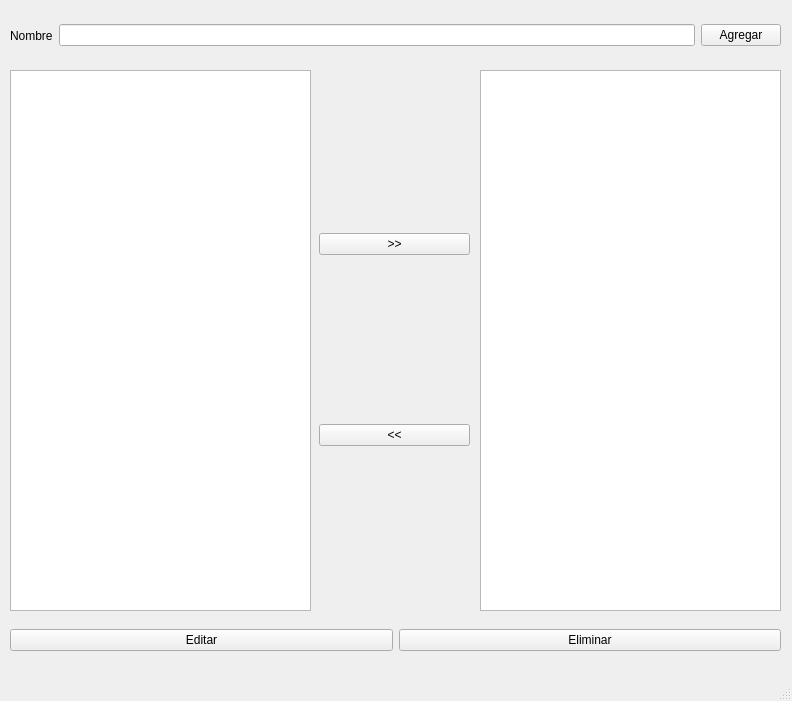
<?xml version="1.0" encoding="UTF-8"?>
<ui version="4.0">
 <class>MainWindow</class>
 <widget class="QMainWindow" name="MainWindow">
  <property name="geometry">
   <rect>
    <x>0</x>
    <y>0</y>
    <width>792</width>
    <height>701</height>
   </rect>
  </property>
  <property name="windowTitle">
   <string>MainWindow</string>
  </property>
  <widget class="QWidget" name="centralwidget">
   <widget class="QWidget" name="verticalLayoutWidget_2">
    <property name="geometry">
     <rect>
      <x>10</x>
      <y>70</y>
      <width>301</width>
      <height>541</height>
     </rect>
    </property>
    <layout class="QVBoxLayout" name="verticalLayout_2">
     <item>
      <widget class="QListWidget" name="list1"/>
     </item>
    </layout>
   </widget>
   <widget class="QWidget" name="verticalLayoutWidget_3">
    <property name="geometry">
     <rect>
      <x>480</x>
      <y>70</y>
      <width>301</width>
      <height>541</height>
     </rect>
    </property>
    <layout class="QVBoxLayout" name="verticalLayout_3">
     <item>
      <widget class="QListWidget" name="list2"/>
     </item>
    </layout>
   </widget>
   <widget class="QWidget" name="horizontalLayoutWidget">
    <property name="geometry">
     <rect>
      <x>10</x>
      <y>10</y>
      <width>771</width>
      <height>51</height>
     </rect>
    </property>
    <layout class="QHBoxLayout" name="horizontalLayout">
     <item>
      <widget class="QLabel" name="lblNombre">
       <property name="text">
        <string>Nombre</string>
       </property>
      </widget>
     </item>
     <item>
      <widget class="QLineEdit" name="inputNombre"/>
     </item>
     <item>
      <widget class="QPushButton" name="btnAgregar">
       <property name="text">
        <string>Agregar</string>
       </property>
      </widget>
     </item>
    </layout>
   </widget>
   <widget class="QWidget" name="verticalLayoutWidget">
    <property name="geometry">
     <rect>
      <x>319</x>
      <y>70</y>
      <width>151</width>
      <height>541</height>
     </rect>
    </property>
    <layout class="QVBoxLayout" name="verticalLayout">
     <item>
      <widget class="QPushButton" name="btnDerecha">
       <property name="text">
        <string>&gt;&gt;</string>
       </property>
      </widget>
     </item>
     <item>
      <widget class="QPushButton" name="btnIzquierda">
       <property name="text">
        <string>&lt;&lt;</string>
       </property>
      </widget>
     </item>
    </layout>
   </widget>
   <widget class="QWidget" name="horizontalLayoutWidget_2">
    <property name="geometry">
     <rect>
      <x>10</x>
      <y>610</y>
      <width>771</width>
      <height>61</height>
     </rect>
    </property>
    <layout class="QHBoxLayout" name="horizontalLayout_2">
     <item>
      <widget class="QPushButton" name="btnEditar">
       <property name="text">
        <string>Editar</string>
       </property>
      </widget>
     </item>
     <item>
      <widget class="QPushButton" name="btnEliminar">
       <property name="text">
        <string>Eliminar</string>
       </property>
      </widget>
     </item>
    </layout>
   </widget>
  </widget>
  <widget class="QStatusBar" name="statusbar"/>
 </widget>
 <resources/>
 <connections/>
</ui>
